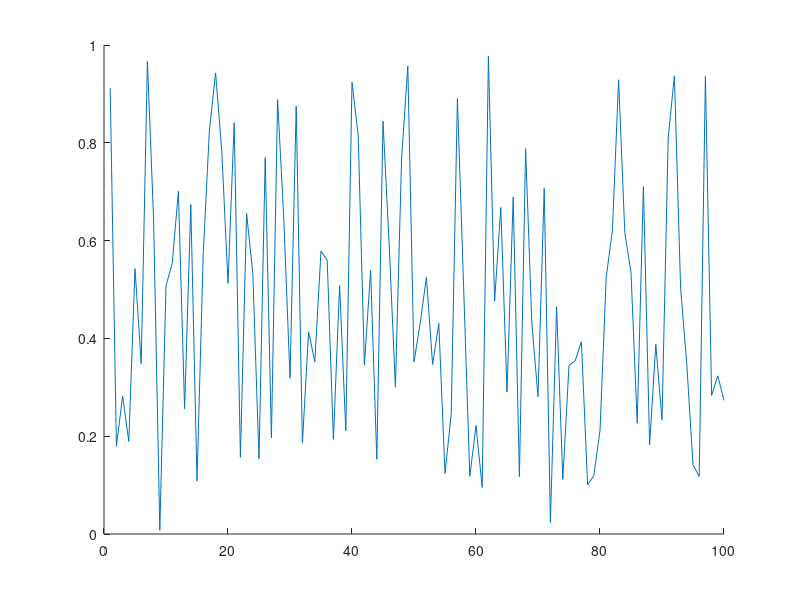

The MATLAB script that drew this image: (Note: this script raises an error after producing the figure.)
clc
close all
clear

if isfolder('pics') == 0
    mkdir('pics')
end

x = 1:100;
y = rand(100,1);
idxmin = find(y == max(y));
idxmax = find(y == min(y));
txt = ['\leftarrow y = ',int2str(max(y))];
hold on
plot(x,y)
plot(x,y,'o','MarkerIndices',[idxmin idxmax],'MarkerFaceColor','red','MarkerSize',5)
t = text(idxmax,y(idxmax),txt);
t.Color = [153/255 153/255 255/255];
hold off
legend('random plot [0:1]');
print -dpng ./pics/test.png
close
%% testing plot function
clc

x = [0:0.01:2*pi];
y = sin(x);
yCmp = cos(x);
string = 'My test plot';
p_title = 'test_print';
t="";

% test = myplot(x,y,string,p_title);
test2 = superplot(x,y,'plotName',"My super plot",'figureName',"super_plot");
test3 = superplot(x,y,'cmpYLegend',"cos(x)",'figureName',"cosxVsSinx",'cmpY',yCmp,'yLegend',"sin(x)",'yName',"Amplitude",'xName',"Samples NOT normalized to 2\pi", ...
    'plotName',"Plotting cos(x) against sin(x)");
close(test2);
close(test3);
test4 = superplot(x,y);

testV = ones(1,1);
testV(2) = 5;

%% testing MER loop
clear
clc
close all

test = MER_opt('Nsps',4);
